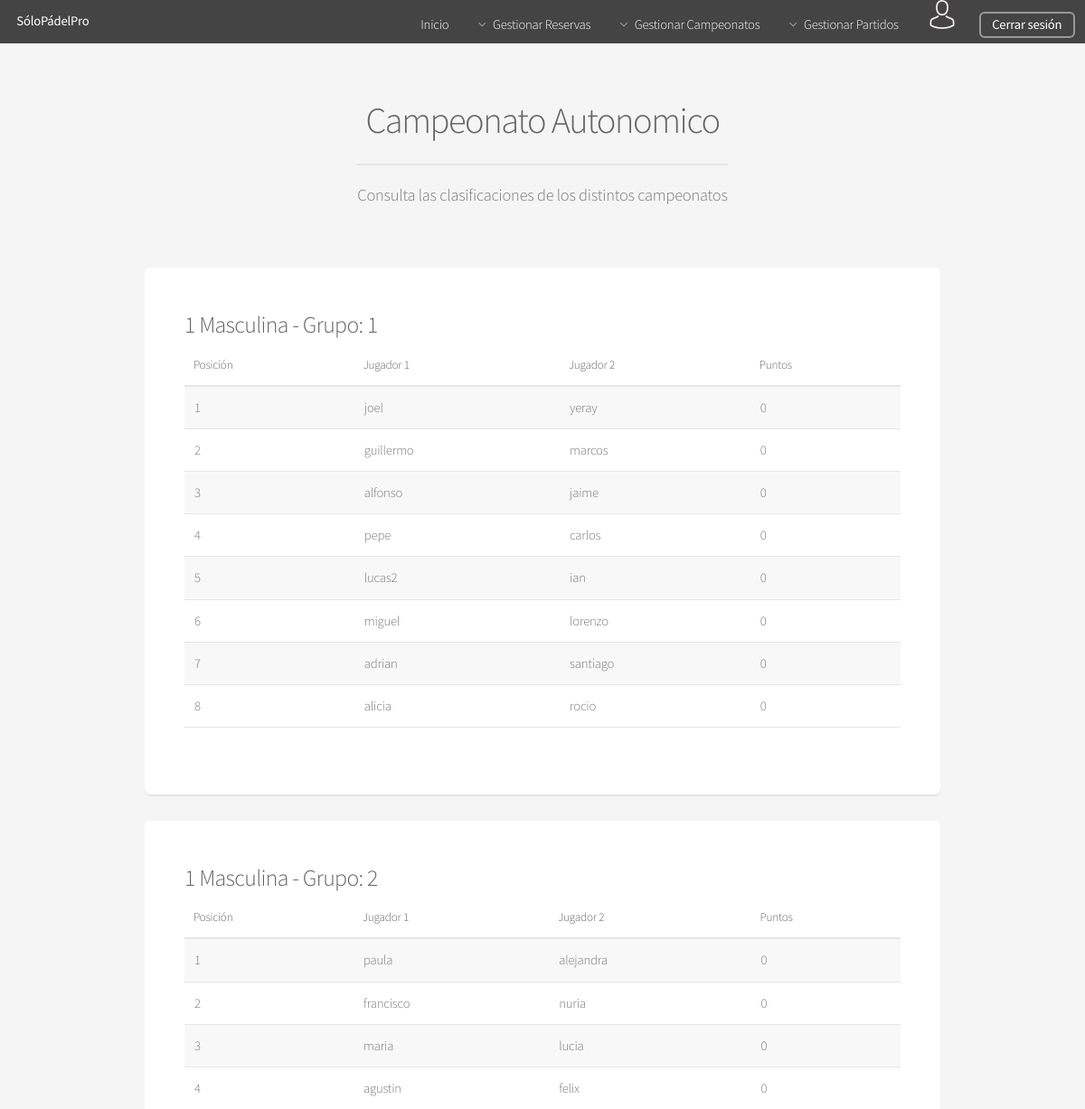
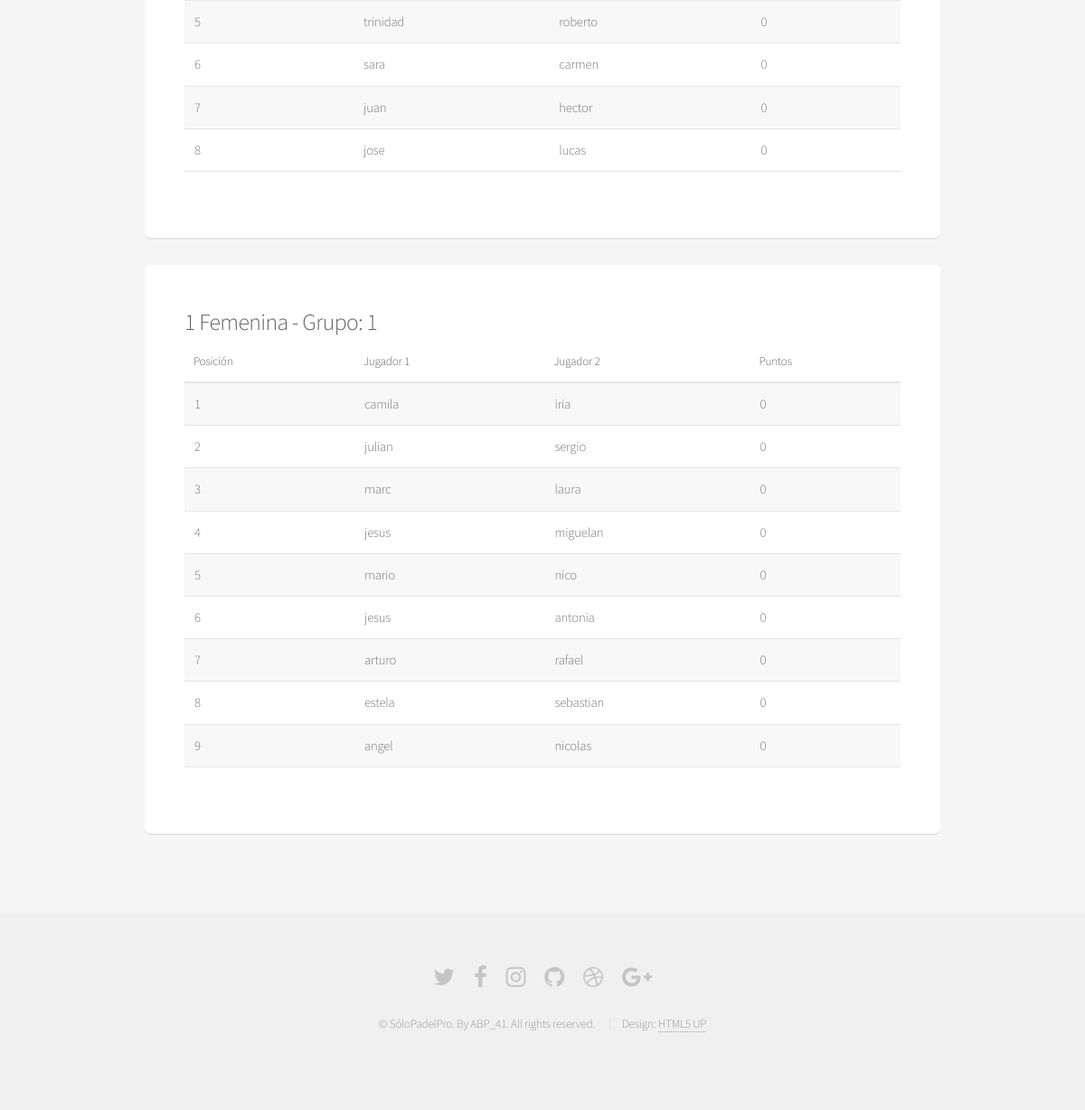
/Controllers/CLASIFICACION_Controller.php?action=RANKING&campeonato_ID=2&nombre=Campeonato Autonomico (signed in), run on the app's committed database (2 pictures, top to bottom).
### tables this page shows
CREATE TABLE IF NOT EXISTS GRUPO(
  ID int(225) AUTO_INCREMENT NOT NULL ,
  NOMBRE char(1) NOT NULL,
  CAMPEONATO_ID int(225) NOT NULL,
  CATEGORIA_ID int(225) NOT NULL,
  PRIMARY KEY(ID),
  FOREIGN KEY (CAMPEONATO_ID) REFERENCES CAMPEONATO (ID) ON DELETE CASCADE,
  FOREIGN KEY (CATEGORIA_ID) REFERENCES CATEGORIA (ID) ON DELETE CASCADE
);

CREATE TABLE IF NOT EXISTS CATEGORIA(
  ID int(225) AUTO_INCREMENT NOT NULL,
  NIVEL int(5) NOT NULL,
  GENERO varchar(10) NOT NULL,
  PRIMARY KEY (ID)
);

### Controllers/CLASIFICACION_Controller.php (called while the page is built, shortened)
<?php
    include "../Views/CLASIFICACION/RANKING_View.php";
    include "../Models/CLASIFICACION_Model.php";
	if(isset($_REQUEST['action']))  {
        $action = $_REQUEST['action'];
    }else{
        $action = '';
    }
    if(isset($_REQUEST['campeonato_ID']))  {
        $campeonato_ID = $_REQUEST['campeonato_ID'];
    }
    if(isset($_REQUEST['nombre']))  {
        $nombre = $_REQUEST['nombre'];
    }
    switch ($action) {
        case 'RANKING':
            if(isset($_REQUEST["campeonato_ID"])){
                    $CLASIFICACION = new CLASIFICACION_Model('','','');
                    $nombre_tablas = $CLASIFICACION->CAM_CAT_GRU($campeonato_ID);
                    $clasificaciones = $CLASIFICACION->SHOWALL($campeonato_ID);
                    $num_grupos = $CLASIFICACION->NUM_GRUPOS($campeonato_ID);
                    new RANKING($nombre,$nombre_tablas, $clasificaciones,$num_grupos);
            }
            break;
    }
?>

### Models/CLASIFICACION_Model.php (called while the page is built, shortened)
<?php
class CLASIFICACION_Model{
	var $mysqli;
	function __construct($puntos,$pareja_ID,$grupo_id){
        include_once '../Functions/Access_DB.php';
               $this->mysqli = ConnectDB();
    }
    function GET_GRUPOS($campeonato_id){
        $sql_cam = "SELECT * FROM GRUPO WHERE (CAMPEONATO_ID = '$campeonato_id')";
        return $res_cam = $this->mysqli->query($sql_cam);
    }
    function SHOWALL($campeonato_id){
        $grupos = $this->GET_GRUPOS($campeonato_id);
        $list_grupo =  NULL;
        while ( $grupo = mysqli_fetch_array($grupos) ) {
            $id_grupo = $grupo['ID'];
            $sql = "SELECT
                        C.PUNTOS,
                        P.JUGADOR_1,
                        P.JUGADOR_2
                    FROM
                        CLASIFICACION C,
                        PAREJA P
                    WHERE
                        (C.PAREJA_ID = P.ID) AND
                        (C.GRUPO_ID = '$id_grupo')
                    GROUP BY P.ID
                    ORDER BY C.PUNTOS DESC";
            if($clasificacion_grupo = $this->mysqli->query($sql)){
                $list_grupo[$id_grupo] = $clasificacion_grupo;
            }
        }
        return $list_grupo;
    }
    function CAM_CAT_GRU($campeonato_id){
        $sql_cam = "SELECT  G.NOMBRE AS GRUPO_NOMBRE,
                            CM.NOMBRE AS CAMPEONATO_NOMBRE,
                            CT.NIVEL AS NIVEL,
                            CT.GENERO AS GENERO,
                            G.ID AS GRUPO_ID
                        FROM    GRUPO G,
                                CAMPEONATO_CATEGORIA CC,
                                CAMPEONATO CM,
                                CATEGORIA CT
                        WHERE   (G.CAMPEONATO_ID = CC.CAMPEONATO_ID) AND
                                (G.CATEGORIA_ID = CC.CATEGORIA_ID) AND
                                (CM.ID = CC.CAMPEONATO_ID) AND
                                (CT.ID = CC.CATEGORIA_ID) AND
                                (G.CAMPEONATO_ID = CM.ID) AND
                                (G.CATEGORIA_ID = CT.ID) AND
                                (CM.ID = '$campeonato_id')";
        return $res_cam = $this->mysqli->query($sql_cam);
    }
    function ACTUALIZAR_CLASIFICACION($resultado, $enfrentamiento){
        $sets=explode("/", $resultado);
        $set_1=$sets[0];
        $set_2=$sets[1];
        $set_3=$sets[2];
        $set_1=explode('-', $set_1);
        $p1_set1 = $set_1[0];
        $p2_set1 = $set_1[1];
        $set_2=explode('-', $set_2);
        $p1_set2 = $set_2[0];
        $p2_set2 = $set_2[1];
        $set_3=explode('-', $set_3);
        $p1_set3 = $set_3[0];
        $p2_set3 = $set_3[1];
        $ganador_set_1 = $this->GANADOR_SET($p1_set1, $p2_set1);
        $ganador_set_2 = $this->GANADOR_SET($p1_set2, $p2_set2);
        $ganador_set_3 = $this->GANADOR_SET($p1_set3, $p2_set3);
        $ganador_partido = $this->GANADOR_PARTIDO($ganador_set_1,$ganador_set_2,$ganador_set_3);
        $sql_enf = "SELECT * FROM ENFRENTAMIENTO WHERE (ID = '$enfrentamiento')";
        $res_enf = $this->mysqli->query($sql_enf);
        if ($row_enf = mysqli_fetch_array($res_enf) ){
            $pareja_1 = $row_enf['PAREJA_1'];
            $pareja_2 = $row_enf['PAREJA_2'];
            $grupo_id = $row_enf['GRUPO_ID'];
        }
        $sql_pt1 = "SELECT * FROM CLASIFICACION WHERE (PAREJA_ID = '$pareja_1') AND (GRUPO_ID = '$grupo_id')";
        $res_enf1 = $this->mysqli->query($sql_pt1);
        $sql_pt2 = "SELECT * FROM CLASIFICACION WHERE (PAREJA_ID = '$pareja_2') AND (GRUPO_ID = '$grupo_id') ";
        $res_enf2 = $this->mysqli->query($sql_pt2);
        $row_enf1 = mysqli_fetch_array($res_enf1);
        $row_enf2 = mysqli_fetch_array($res_enf2);
            $p1_pt = $row_enf1['PUNTOS'];
            $p2_pt = $row_enf2['PUNTOS'];
        if($ganador_partido == 1){
            $p1_pt = $p1_pt + 3;
            $p2_pt = $p2_pt + 1;
        }
        $sql_UP1 = "UPDATE CLASIFICACION SET PUNTOS = '$p1_pt' WHERE (PAREJA_ID = '$pareja_1') AND (GRUPO_ID = '$grupo_id') ";
        $sql_UP2 = "UPDATE CLASIFICACION SET PUNTOS = '$p2_pt' WHERE (PAREJA_ID = '$pareja_2') AND (GRUPO_ID = '$grupo_id') ";
        $this->mysqli->query($sql_UP1);
        $this->mysqli->query($sql_UP2);
    }
    function GANADOR_SET($set_p1, $set_p2){
        if( ($set_p1 >= 6) || ($set_p2 >= 6)) {
            if($set_p1 > $set_p2){
                return 1;
            }
             if($set_p1 < $set_p2){
                return 2;
            }
            return 0;
        }else{
            return 0;
        }
    }
    function GANADOR_PARTIDO($set1,$set2,$set3){
        $cont_p1 = 0;
        $cont_p2 = 0;
        if($set1 == 1){
            $cont_p1 = $cont_p1 + 1;
        }
        if($set2 == 1){
            $cont_p1 = $cont_p1 + 1;
        }
       if($set2 == 2){
            $cont_p2 = $cont_p2 + 1;
        }
        if($set3 == 1){
            $cont_p1 = $cont_p1 + 1;
        }
        if($cont_p1 > $cont_p2 ){
            return 1;
        }
        return 0;
    }
}
?>

### Functions/Access_DB.php (called while the page is built, shortened)
<?php
function ConnectDB(){
   $conexion = mysqli_connect("localhost", "abp41", "abp41", "ABP") or (new MESSAGE('ERROR: No se ha podido conectar con la base de datos', '../index.php'));
 if ($conexion->connect_errno) {
    	return false;
 }else{
 	return $conexion;
 }
}
?>

### Views/CLASIFICACION/RANKING_View.php (the view, shortened to what this page needs)
<?php
class RANKING{
	var $campeonato;
	var $nombre_tablas;
	var $num_grupos;
	var $clasificaciones;
	function __construct($campeonato,$nombre_tablas,$clasificaciones,$num_grupos){
		$this->campeonato = $campeonato;
		$this->nombre_tablas = $nombre_tablas;
		$this->num_grupos = $num_grupos;
		$this->clasificaciones = $clasificaciones;
		$this->render();
	}
function render(){
    include '../Views/HEADER_View.php';
?>
	<section id="main" class="container">
		<header>
		   <h2><?php  echo $this->campeonato?></h2>
		    <p>Consulta las clasificaciones de los distintos campeonatos</p>
		 </header>
		 <div class="row">
			<div class="col-12">
									<?php $j = 0; for ($gru=0; $gru < $this->num_grupos; $gru++) {
									 if($cam_cat_gru = mysqli_fetch_array($this->nombre_tablas)){
									 	if(array_key_exists($cam_cat_gru['GRUPO_ID'], $this->clasificaciones))	{
									 		$tupla = $this->clasificaciones[$cam_cat_gru['GRUPO_ID']]; ?>
					 		<section class="box">
					 			<h3><?php echo $cam_cat_gru['NIVEL']." ".$cam_cat_gru['GENERO']." - Grupo: ".$cam_cat_gru['GRUPO_NOMBRE'] ?></h3>
						    		<div class="table-wrapper">
										<table>
											<thead >
												<tr>
													<th>Posición</th>
													<th>Jugador 1</th>
													<th>Jugador 2</th>
													<th>Puntos</th>
												</tr>
											</thead>
											<tbody>
											<?php $i=1;
											while ($clas = mysqli_fetch_array($tupla)) {
											?>
												<tr>
													<td><?php echo $i?></td>
													<td><?php echo $clas['JUGADOR_1']?></td>
													<td><?php echo $clas['JUGADOR_2']?></td>
													<td><?php echo $clas['PUNTOS']?></td>
												</tr>
											<?php $i++; } ?>
											</tbody>
							</table>
						</div>
					</section>
										 <?php
										  }
									}
								 }
						 ?>
        </div>
			</div>
   		</section>
   	<?php
		        include '../Views/FOOTER_View.php';
		    }
		}
    ?>

### assets/css/main.css (style rules this page uses)
html, body, div, span, applet, object, iframe, h1, h2, h3, h4, h5, h6, p, blockquote, pre, a, abbr, acronym, address, big, cite, code, del, dfn, em, img, ins, kbd, q, s, samp, small, strike, strong, sub, sup, tt, var, b, u, i, center, dl, dt, dd, ol, ul, li, fieldset, form, label, legend, table, caption, tbody, tfoot, thead, tr, th, td, article, aside, canvas, details, embed, figure, figcaption, footer, header, hgroup, menu, nav, output, ruby, section, summary, time, mark, audio, video { margin: 0; padding: 0; border: 0; font-size: 100%; font: inherit; vertical-align: baseline; }
article, aside, details, figcaption, figure, footer, header, hgroup, menu, nav, section { display: block; }
body { line-height: 1; }
table { border-collapse: collapse; border-spacing: 0; }
body { -webkit-text-size-adjust: none; }
body { -ms-overflow-style: scrollbar; }
html { box-sizing: border-box; }
*, *:before, *:after { box-sizing: inherit; }
body { background: #f5f5f5; }
body, input, select, textarea { color: #777; font-family: "Source Sans Pro", sans-serif; font-size: 16pt; font-weight: 300; line-height: 1.65em; letter-spacing: -0.015em; }
p { margin: 0 0 2em 0; }
h1, h2, h3, h4, h5, h6 { color: #646464; font-weight: 300; line-height: 1em; margin: 0 0 0.5em 0; }
h2 { font-size: 2.25em; line-height: 1.5em; letter-spacing: -0.035em; }
h3 { font-size: 1.75em; line-height: 1.5em; letter-spacing: -0.025em; }
.row { display: flex; flex-wrap: wrap; box-sizing: border-box; align-items: stretch; }
.row>* { box-sizing: border-box; }
.row>.col-12 { width: 100%; }
.row { margin-top: 0; margin-left: -2em; }
.row>* { padding: 0 0 0 2em; }
@media screen and (max-width: 1680px) { .row { display: flex; flex-wrap: wrap; box-sizing: border-box; align-items: stretch; } }
@media screen and (max-width: 1680px) { .row>* { box-sizing: border-box; } }
@media screen and (max-width: 1680px) { .row { margin-top: 0; margin-left: -2em; } }
@media screen and (max-width: 1680px) { .row>* { padding: 0 0 0 2em; } }
@media screen and (max-width: 1280px) { .row { display: flex; flex-wrap: wrap; box-sizing: border-box; align-items: stretch; } }
@media screen and (max-width: 1280px) { .row>* { box-sizing: border-box; } }
@media screen and (max-width: 1280px) { .row { margin-top: 0; margin-left: -2em; } }
@media screen and (max-width: 1280px) { .row>* { padding: 0 0 0 2em; } }
.container { margin: 0 auto; max-width: calc(100% - 5em); width: 60em; }
header p { color: #999; position: relative; margin: 0 0 1.5em 0; font-style: italic; }
header h2+p { font-size: 1.25em; margin-top: -1em; line-height: 1.5em; }
.box { background: #fff; border-radius: 6px; box-shadow: 0 2px 0 0 #e5e5e5; margin: 0 0 2em 0; padding: 3em; }
.box> :last-child { margin-bottom: 0; }
.table-wrapper { -webkit-overflow-scrolling: touch; overflow-x: auto; }
table { margin: 0 0 2em 0; width: 100%; }
table tbody tr { border: solid 1px #e5e5e5; border-left: 0; border-right: 0; }
table tbody tr:nth-child(2n+1) { background-color: #f8f8f8; }
table td { padding: 0.75em 0.75em; }
table th { color: #646464; font-size: 0.9em; font-weight: 300; padding: 0 0.75em 0.75em 0.75em; text-align: left; }
table thead { border-bottom: solid 2px #e5e5e5; }
#main { padding: 4em 0; }
#main>header { text-align: center; margin: 0 0 3em 0; }
#main>header h2 { font-size: 2.75em; margin: 0; }
#main>header p { border-top: solid 2px #e5e5e5; color: #777; display: inline-block; font-style: normal; margin: 1em 0 0 0; padding: 1em 0 1.25em 0; }
@media screen and (max-width: 1680px) { body, input, select, textarea { font-size: 13pt; } }
@media screen and (max-width: 1280px) { body, input, select, textarea { font-size: 11pt; } }

### data on the page
grupo: CATEGORIA_ID.NIVEL "1", CATEGORIA_ID.GENERO "Masculina", NOMBRE "1", JUGADOR_1 "joel", JUGADOR_2 "yeray", PUNTOS "0", JUGADOR_1 "guillermo", JUGADOR_2 "marcos", JUGADOR_1 "alfonso", JUGADOR_2 "jaime", JUGADOR_1 "pepe", JUGADOR_2 "carlos", JUGADOR_1 "lucas2", JUGADOR_2 "ian", JUGADOR_1 "miguel", JUGADOR_2 "lorenzo", JUGADOR_1 "adrian", JUGADOR_2 "santiago", JUGADOR_1 "alicia", JUGADOR_2 "rocio"
grupo: CATEGORIA_ID.NIVEL "1", CATEGORIA_ID.GENERO "Masculina", NOMBRE "2", JUGADOR_1 "paula", JUGADOR_2 "alejandra", PUNTOS "0", JUGADOR_1 "francisco", JUGADOR_2 "nuria", JUGADOR_1 "maria", JUGADOR_2 "lucia", JUGADOR_1 "agustin", JUGADOR_2 "felix", JUGADOR_1 "trinidad", JUGADOR_2 "roberto", JUGADOR_1 "sara", JUGADOR_2 "carmen", JUGADOR_1 "juan", JUGADOR_2 "hector", JUGADOR_1 "jose", JUGADOR_2 "lucas"
grupo: CATEGORIA_ID.NIVEL "1", CATEGORIA_ID.GENERO "Femenina", NOMBRE "1", JUGADOR_1 "camila", JUGADOR_2 "iria", PUNTOS "0", JUGADOR_1 "julian", JUGADOR_2 "sergio", JUGADOR_1 "marc", JUGADOR_2 "laura", JUGADOR_1 "jesus", JUGADOR_2 "miguelan", JUGADOR_1 "mario", JUGADOR_2 "nico", JUGADOR_2 "antonia", JUGADOR_1 "arturo", JUGADOR_2 "rafael", JUGADOR_1 "estela", JUGADOR_2 "sebastian", JUGADOR_1 "angel", JUGADOR_2 "nicolas"

### other printed values
$this->campeonato "Campeonato Autonomico"
